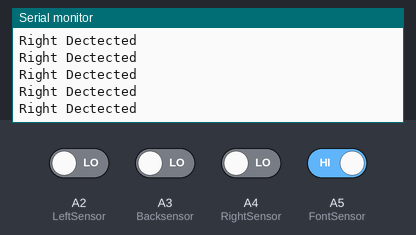
A sketch run on a simulated Arduino Uno, built with avr-gcc and run on an emulated ATmega328P. Shown: the last lines printed to the serial monitor. The test bench sets the inputs (shaded band); at power-on: A5 (FontSensor) HIGH, A2 (LeftSensor), A3 (Backsensor), A4 (RightSensor) LOW.

Above: at 1.2 s.
1.3 s: A4 (RightSensor) driven HIGH
At 1.9 s:
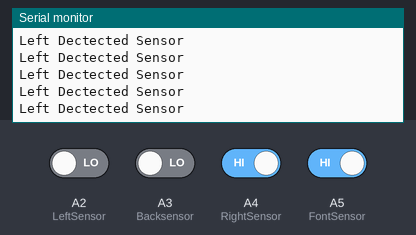
3.2 s: A2 (LeftSensor) driven HIGH
At 4.3 s:
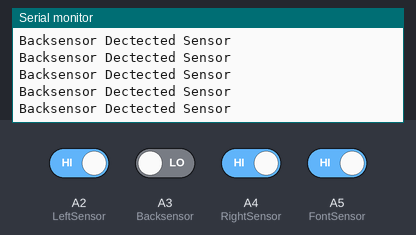
5.1 s: A5 (FontSensor) driven LOW
At 5.8 s:
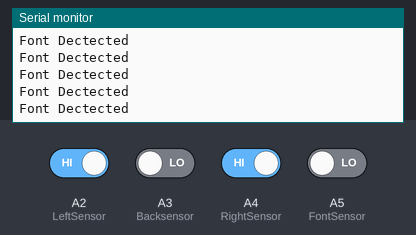
7.0 s: A5 (FontSensor) driven HIGH
At 7.9 s:
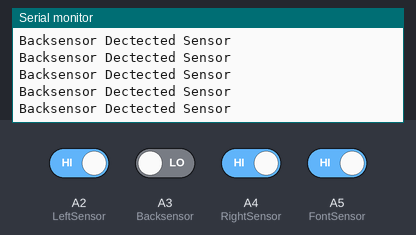
10.0 s: A3 (Backsensor) driven HIGH
At 10.5 s:
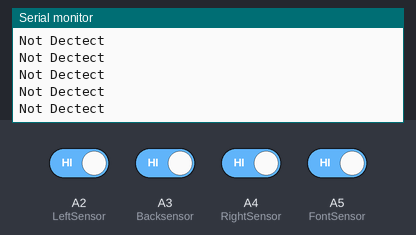
11.9 s: A2 (LeftSensor) driven LOW
At 12.7 s:
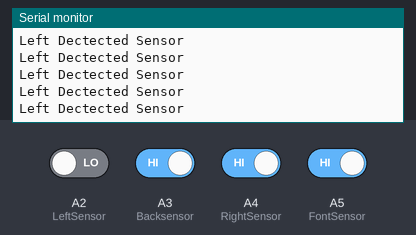

Measured:
- after the input at 1.3 s, the serial monitor: prints a new line after 0.08 s (image 1)
- after the input at 3.2 s, the serial monitor: prints a new line after 0.07 s (image 2)
- after the input at 5.1 s, the serial monitor: prints a new line after 0.07 s (image 3)
- after the input at 10.0 s, the serial monitor: prints a new line after 0.07 s (image 5)
- after the input at 11.9 s, the serial monitor: prints a new line after 0.07 s (image 6)

The sketch:

4_Infrared_Test.ino
```cpp
#define LeftSensor A2
#define RightSensor A4
#define FontSensor A5
#define Backsensor A3

void setup() {
  Serial.begin(9600);
  pinMode(LeftSensor, INPUT);
  pinMode(RightSensor, INPUT);
  pinMode(FontSensor, INPUT);
  pinMode(Backsensor, INPUT);

}

void loop() {

  if (digitalRead(FontSensor) == 0) {
    Serial.println("Font Dectected");
  }
  else if (digitalRead(RightSensor) == 0) {
    Serial.println("Right Dectected");
  }
  else if(digitalRead(LeftSensor) ==0){
    Serial.println("Left Dectected Sensor");
  }
  else if(digitalRead(Backsensor) ==0){
    Serial.println("Backsensor Dectected Sensor");
  }
  else{
    Serial.println("Not Dectect");
  }
}
```
